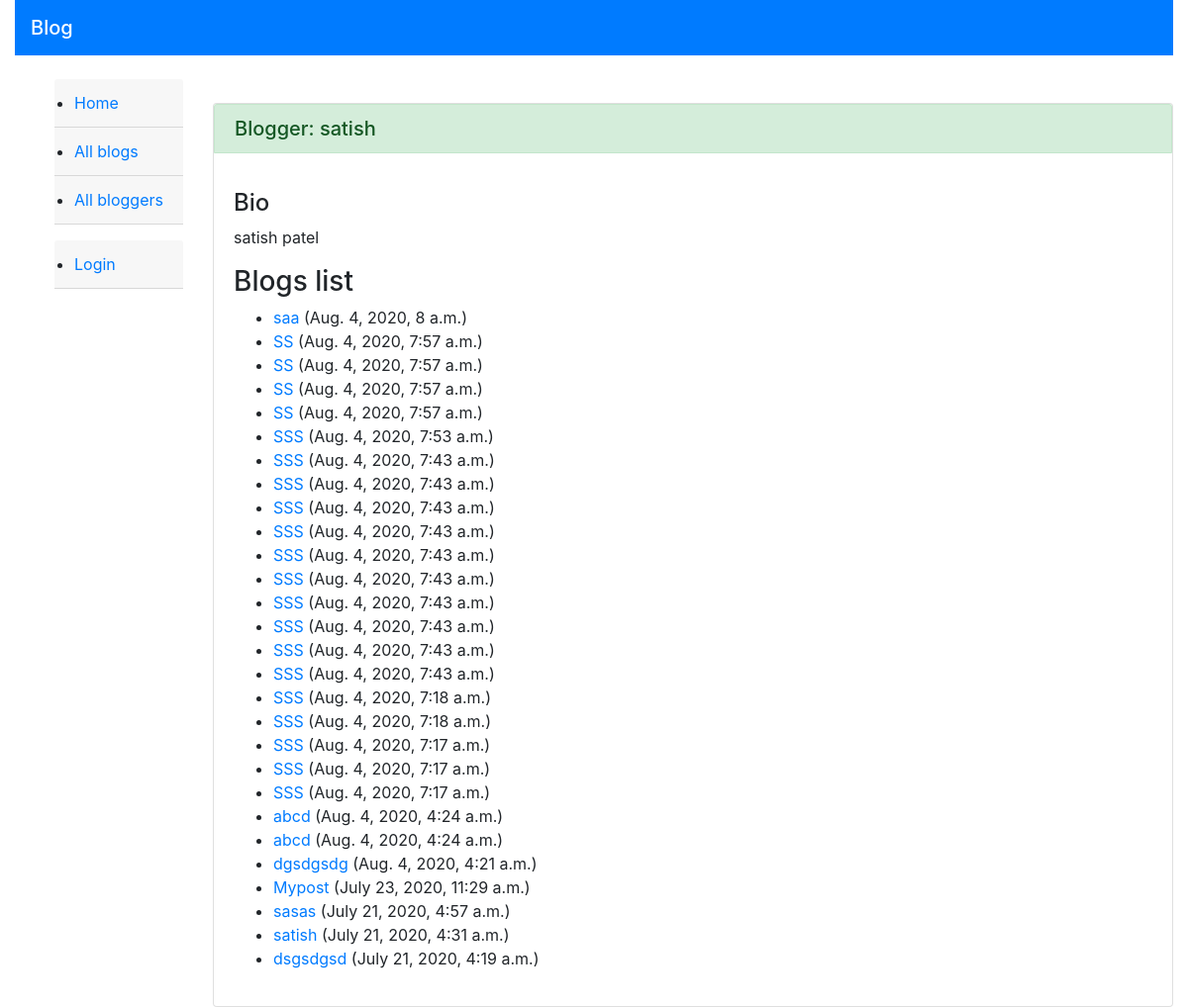
Page /blog/blogger/1 on the earlier database version.
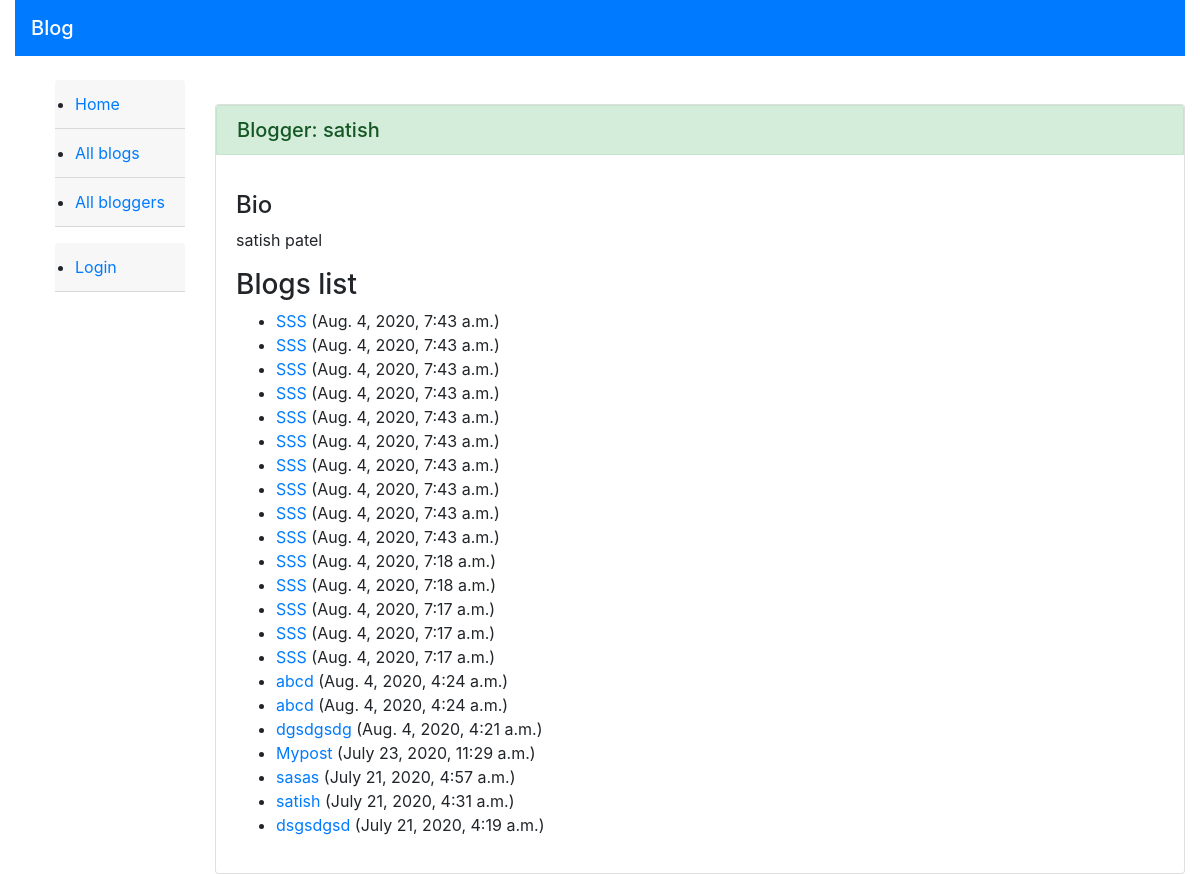
Same page on the later database version.
### Blog/models.py (models this page shows, shortened)
class BlogAuthor(models.Model):
    user = models.OneToOneField(User, on_delete=models.SET_NULL, null=True)
    bio = models.TextField(max_length=500, help_text="Please Enter the bio details here.")
    class Meta:
        ordering = ["user", "bio"]

class Blog(models.Model):
    name = models.CharField(max_length=500)
    author = models.ForeignKey(BlogAuthor, on_delete=models.SET_NULL, null=True)
    description = models.TextField(max_length=5000, help_text="Please Enter the blog description here.")
    post_date = models.DateTimeField(auto_now_add=True)
    class Meta:
        ordering = ["-post_date"]
    def get_absolute_url(self):
        return reverse('blog-detail', args=[str(self.id)])

### Blog/views.py (the view)
# urls.py: path('blogger/<int:pk>', views.BlogListbyAuthor.as_view(), name='blogs-by-author'),
class BlogListbyAuthor(View):
    def get(self, request,pk):
        blogger = BlogAuthor.objects.get(pk=pk) #Bloger
        blogs = Blog.objects.filter(author=blogger)
        context = {'blog_author': blogger,
                   'blogs': blogs}
        return render(request, "blog/blog_list_by_author.html", context)

### Blog/templates/blog/blog_list_by_author.html
{% extends "base_generic.html" %}
{% block content %}
    <br>
<div class="card">
    <h5 class="card-header alert alert-success">Blogger: {{blog_author.user}}</h5>
    <div class="card-body">
        <h4>Bio</h4>
        <p> {{blog_author.bio}}</p>
        {% if blogs %}
            <h3>Blogs list</h3>
            <ul>
                {% for blog in blogs %}
                    <li>
                        <a href="{{ blog.get_absolute_url }}">{{ blog.name }}</a> ({{blog.post_date}})</a>
                    </li>
                {% endfor %}
            </ul>
        {% else %}
            <p>This blogger hasn't posted anything yet.</p>
        {% endif %}
    </div>
</div>
{% endblock %}

### Blog/templates/base_generic.html (shortened to what this page needs)
<!DOCTYPE html>
<html lang="en">
<head>
    <link rel="stylesheet" href="https://stackpath.bootstrapcdn.com/bootstrap/4.5.0/css/bootstrap.min.css">
  {% load static %}
  <link rel="stylesheet" href="{% static 'css/styles.css' %}">
</head>
<body>
    <div class="container-fluid">
        <div class="row">
            <div class="col-md-12">
                <nav class="navbar navbar-dark bg-primary">
                    <span class="navbar-brand mb-0 h1">Blog</span>
            </nav>
            </div>
        </div>
    </div>
<br>
<div class="container-fluid">
    <div class="row">
        <div class="col-sm-2">
            {% block sidebar %}
                <ul class="sidebar-nav">
                    <div class="card-header">
                        <li><a href="{% url 'index' %}">Home</a></li>
                    </div>
                    <div class="card-header">
                        <li><a href="{% url 'blogs' %}">All blogs</a></li>
                    </div>
                    <div class="card-header">
                        <li><a href="{% url 'bloggers' %}">All bloggers</a></li>
                    </div>
                </ul>
                <ul class="sidebar-nav">
                {% if user.is_authenticated %}
                    <div class="card-header">
                        <li><a href="#"  > UserName: {{ user.get_username }}</a></li>
                    </div>
                    <div class="card-header">
                        <li><a href="{% url 'logout'%}?next={{request.path}}">Logout</a></li>
                    </div>
                {% else %}
                    <div class="card-header">
                        <li><a href="{% url 'login'%}?next={{request.path}}">Login</a></li>
                    </div>
                {% endif %}
  </ul>
            {% endblock %}
        </div>
        <div class="col-sm-10 ">
            {% block content %}{% endblock %}
        </div>
    </div>
</div>
</body>
</html>

Differences in the rows shown:
removed Blog: name "saa", post_date "Aug. 4, 2020, 8 a.m."
removed Blog: name "SS", post_date "Aug. 4, 2020, 7:57 a.m."
removed Blog: name "SS", post_date "Aug. 4, 2020, 7:57 a.m."
removed Blog: name "SS", post_date "Aug. 4, 2020, 7:57 a.m."
removed Blog: name "SS", post_date "Aug. 4, 2020, 7:57 a.m."
removed Blog: name "SSS", post_date "Aug. 4, 2020, 7:53 a.m."
